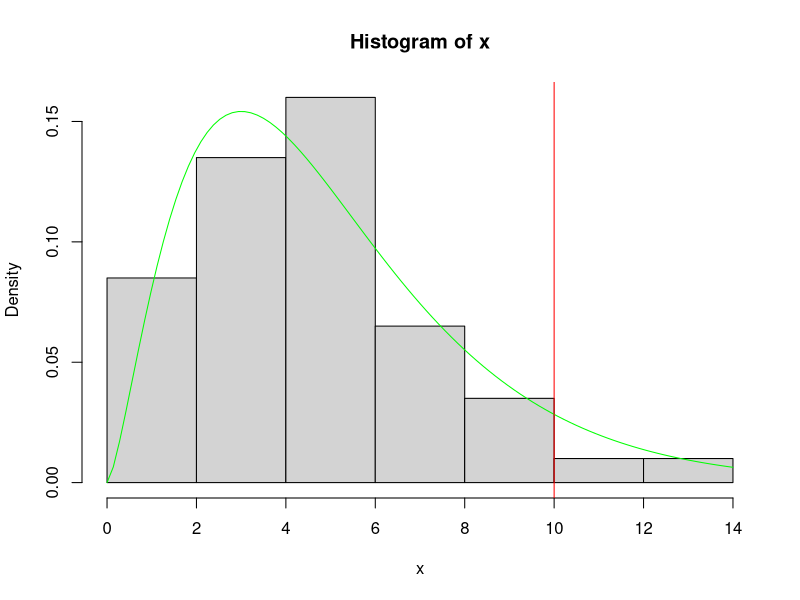

The R source for this figure:
#############################################################
#############   CHI-SQUARE TEST manually   ##################
#############################################################

#We want to find whether a dice is fair or not. The observed values were 22 for 1, 24 for 2, 38 for 3, 30 for 4, 46 for 5, 44 for 6.


####################### First step: state the null and alernative hypothesis############################################

#H0(null hypothesis): dice is fair so p=1/6
#Ha(alternative hypothesis): dice is not faire  p != 1/6

trial <- matrix(c(22,24,38,30, 46, 44), ncol=6)
colnames(trial) <- c(1,2,3,4,5,6)
rownames(trial) <- c("frequencies")
trial.table <- as.table(trial)

n <- sum(trial["frequencies",])
expectedFr <- 1/6*n
####################### Second step: choose the level of significance (a) #############################################

#a is the aeria under the curve in each tail where if ou result lies the H0 will be rejected (rejectipon region), in this case this is not given to use.
#We will use a=0.01 for 
a <- 0.01


####################### Third step: Find critical value ###############################################################

#critical value is the point (z value) that separates the tails as defined from a to the main curve
#the standart deviation of the population is given so we will use a  z test
#(1-0.01)for R
criticalValue <-qchisq(0.99, df=5)
criticalValue
####################### Four step: Find test statistic ###############################################################

tStat = sum((trial["frequencies",]- expectedFr )^2)/expectedFr
tStat
####################### Five step: Draw a conclusion ###############################################################

# tsat<criticalValue and so it falls in the rejected aeria, so we can reject the null hypothesis and accept the Ha


##################################################################################
#############   CHI-SQUARE TEST with contigency tables manually ##################
##################################################################################

#Does the sex of a person affects their choise of political part they support. We have 26 male rep, 13 male dem, 5 male other and
#20 female rep, 29 female dem, 7 female other

####################### First step: state the null and alernative hypothesis############################################

#H0(null hypothesis): not affected
#Ha(alternative hypothesis): affected 

trial <- matrix(c(26,20,13,29, 5, 7), ncol=3)
colnames(trial) <- c("rep", "dem", "other")
rownames(trial) <- c("males", "females")
trial.table <- as.table(trial)
trial.table

totalFemales <- sum(trial["females",])
totalMales <- sum(trial["males",])
totalRep <- sum(trial[,"rep"])
totalDem <- sum(trial[,"dem"])
totalOther <- sum(trial[,"other"])
totalSubjects <- totalFemales +totalMales

#expected values if Ho holds
ExpMaleRep <- totalMales * totalRep /totalSubjects
ExpMaleDem <- totalMales * totalDem /totalSubjects
ExpMaleOther <- totalMales * totalOther /totalSubjects
ExFemaleRep <- totalFemales * totalRep /totalSubjects
ExFemaleDem <- totalFemales * totalDem /totalSubjects
ExFemaleOther <- totalFemales * totalOther /totalSubjects

exp <- matrix(c(ExpMaleRep,ExFemaleRep,ExpMaleDem,ExFemaleDem,ExpMaleOther,ExFemaleOther), ncol=3)
colnames(exp) <- c("rep", "dem", "other")
rownames(exp) <- c("males", "females")
exp.table <- as.table(exp)
exp.table
####################### Second step: choose the level of significance (a) #############################################

#a is the aeria under the curve in each tail where if ou result lies the H0 will be rejected (rejectipon region), in this case this is not given to use.
#We will use a=0.05 for 

#example chi square distribution for visibility
x <- rchisq(100, 5)
hist(x, prob=TRUE)
curve( dchisq(x, df=5), col='green', add=TRUE)
#aria after red line falles in rejectred area (this is an example)
abline(v=10, col="red")

a <- 0.05

####################### Third step: Find critical value ###############################################################

#critical value is the point (z value) that separates the tails as defined from a to the main curve
#the standart deviation of the population is given so we will use a  z test
#(1-0.05)for R
criticalValue <-qchisq( 0.95, df=2)
criticalValue
####################### Four step: Find test statistic ###############################################################

eachExquaer = (trial.table - exp.table )^2/exp.table
tStat <- sum(eachExquaer)
####################### Five step: Draw a conclusion ###############################################################

# tsat>criticalValue and so it does not falls in the rejected aeria, so we can accept the null hypothesis and we cannot accept the Ha












#######################################################################################################
#############   CHI-SQUARE TEST with contigency tables using R buildin functionality ##################
#######################################################################################################